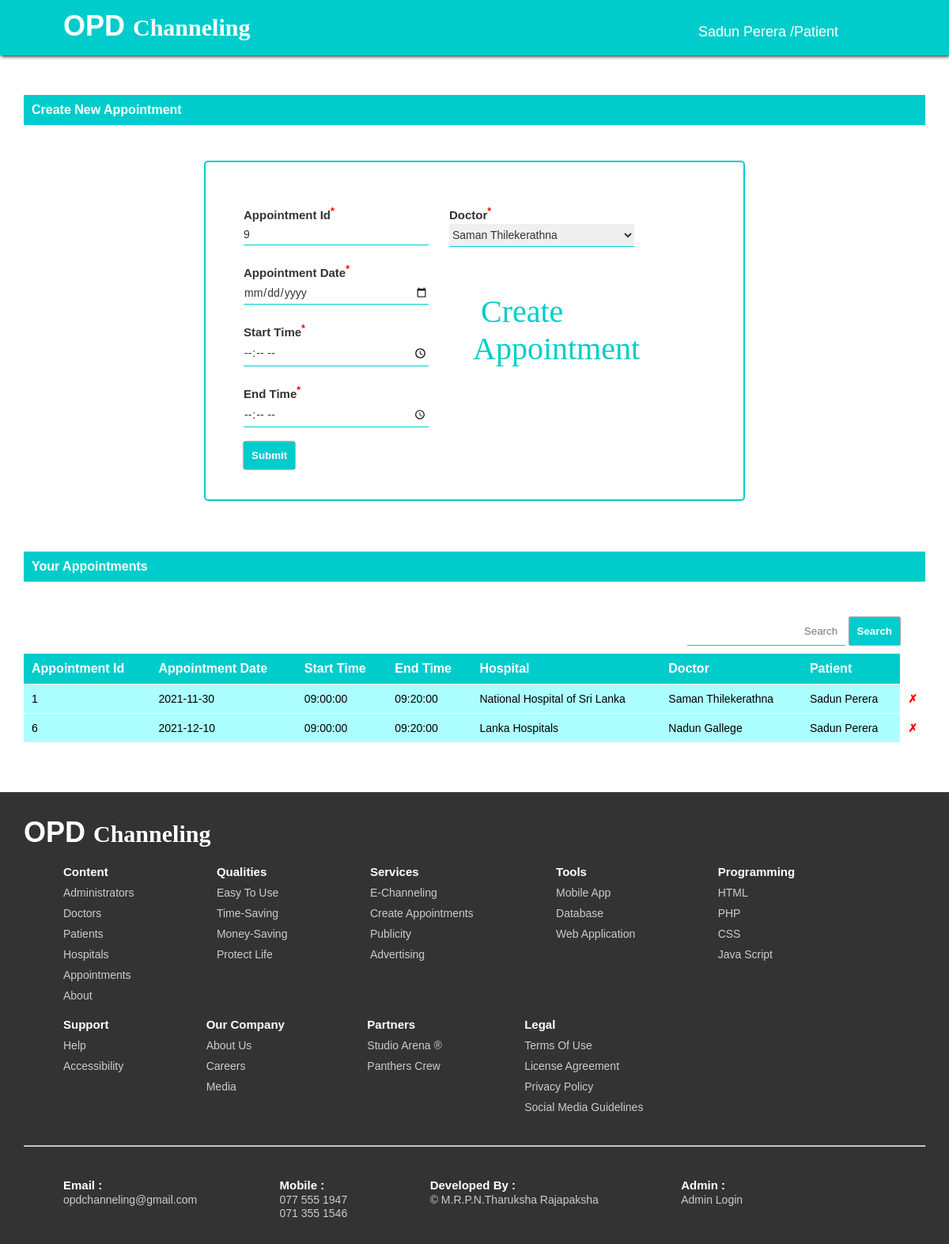
/pp_patient_dashboard.php (signed in), run on the app's committed database.
### tables this page shows
CREATE TABLE `patient` (
  `patient_id` int NOT NULL AUTO_INCREMENT,
  `patient_name` varchar(45) NOT NULL,
  `patient_nic` varchar(20) NOT NULL,
  `patient_dob` date NOT NULL,
  `patient_address` varchar(100) DEFAULT NULL,
  `patient_contact_no` varchar(10) NOT NULL,
  `patient_password` varchar(25) NOT NULL,
  `patient_status` tinyint NOT NULL DEFAULT '1',
  PRIMARY KEY (`patient_id`),
  UNIQUE KEY `patient_id_UNIQUE` (`patient_id`),
  UNIQUE KEY `patient_nic_UNIQUE` (`patient_nic`)
);

CREATE TABLE `appointment` (
  `appointment_id` int NOT NULL AUTO_INCREMENT,
  `appointment_date` date NOT NULL,
  `appointment_start_time` time NOT NULL,
  `appointment_end_time` time NOT NULL,
  `doctor_id` int NOT NULL,
  `patient_id` int NOT NULL,
  `appointment_status` tinyint NOT NULL DEFAULT '1',
  PRIMARY KEY (`appointment_id`),
  UNIQUE KEY `appointment_id_UNIQUE` (`appointment_id`),
  KEY `fk_appointment_doctor1_idx` (`doctor_id`),
  KEY `fk_appointment_patient1_idx` (`patient_id`),
  CONSTRAINT `fk_appointment_doctor1` FOREIGN KEY (`doctor_id`) REFERENCES `doctor` (`doctor_id`),
  CONSTRAINT `fk_appointment_patient1` FOREIGN KEY (`patient_id`) REFERENCES `patient` (`patient_id`)
);

CREATE TABLE `hospital` (
  `hospital_id` int NOT NULL AUTO_INCREMENT,
  `hospital_name` varchar(120) NOT NULL,
  `hospital_city` varchar(30) NOT NULL,
  `hospital_contact_no` varchar(10) NOT NULL,
  `hospital_status` tinyint NOT NULL DEFAULT '1',
  PRIMARY KEY (`hospital_id`),
  UNIQUE KEY `hospital_id_UNIQUE` (`hospital_id`)
);

CREATE TABLE `doctor` (
  `doctor_id` int NOT NULL AUTO_INCREMENT,
  `doctor_name` varchar(45) NOT NULL,
  `doctor_nic` varchar(20) NOT NULL,
  `doctor_contact_no` varchar(10) NOT NULL,
  `doctor_password` varchar(25) NOT NULL,
  `hospital_id` int NOT NULL,
  `doctor_status` tinyint NOT NULL DEFAULT '1',
  PRIMARY KEY (`doctor_id`),
  UNIQUE KEY `doctor_id_UNIQUE` (`doctor_id`),
  UNIQUE KEY `doctor_email_UNIQUE` (`doctor_contact_no`),
  UNIQUE KEY `doctor_nic_UNIQUE` (`doctor_nic`),
  KEY `fk_doctor_hospital_idx` (`hospital_id`),
  CONSTRAINT `fk_doctor_hospital` FOREIGN KEY (`hospital_id`) REFERENCES `hospital` (`hospital_id`)
);

### pp_patient_dashboard.php (the view, shortened to what this page needs)
<!DOCTYPE html>
<?php
include './action/db_connection.php';
$query = "SELECT * FROM appointment ORDER BY appointment_id DESC";
$result = $connection->query($query);
$appointmentId = 1;
if ($result->num_rows > 0) {
    $row = $result->fetch_assoc();
    $appointmentId = $row["appointment_id"]+1;
}
?>
<html>
    <head>
        <link rel="stylesheet" type="text/css" href="css/index_style.css"/>
        <link rel="stylesheet" type="text/css" href="css/dashboard_style.css"/>
        <?php
        $keywordAppointment = "";
        $msgAppointment = "";
        ?>
    </head>
    <body onload="header();">
        <?php include './pp_header.php'; ?>
        <div class="dashboard-container">
            <table>
                <tr>
                    <th>Create New Appointment</th>
                </tr>
            </table>
            <br><br><br>
            <div class="dashboard-child-container">
                <form method="post" action="action/pp_appointment_creator.php">
                <div class="column">
                    <p>Appointment Id<sup>*</sup></p>
                    <input type="text" name="id" id="id" value="<?php echo $appointmentId; ?>" placeholder="Appointment Id" readonly/>
                    <p>Appointment Date<sup>*</sup></p>
                    <input type="date" name="date" id="date" placeholder="Date"/>
                    <p>Start Time<sup>*</sup></p>
                    <input type="time" name="startTime" id="startTime" placeholder="Start Time"/>
                    <p>End Time<sup>*</sup></p>
                    <input type="time" name="endTime" id="endTime" placeholder="End Time"/>
                    <button>Submit</button><label><?php echo $msgAppointment; ?></label>
                </div>
                <div class="column">
                    <p>Doctor<sup>*</sup></p>
                    <select name="doctorId" id="doctorId">
                        <?php
                        $query = "SELECT * FROM doctor WHERE doctor_status = 1";
                        $result = $connection->query($query);
                        if ($result->num_rows > 0) {
                            while ($row = $result->fetch_assoc()) {
                                ?>
                                <option value="<?php echo $row["doctor_id"]; ?>"><?php echo $row["doctor_name"]; ?></option>
                            <?php }
                        }
                        ?>
                    </select>
                    <label class="animi">Create<br>Appointment</label>
                </div>
            </form>
                </div>
            <br><br><br>
            <table>
                <tr>
                    <th>Your Appointments</th>
                </tr>
            </table>
            <br><br><br>
            <form method="get" action="pp_patient_dashboard.php">
                <input type="text" name="searchAppointment" id="searchAppointment" value="<?php echo $keywordAppointment; ?>" placeholder="Search"/>
                <button>Search</button>
            </form>
            <table>
                <tr>
                    <th>Appointment Id</th>
                    <th>Appointment Date</th>
                    <th>Start Time</th>
                    <th>End Time</th>
                    <th>Hospital</th>
                    <th>Doctor</th>
                    <th>Patient</th>
                </tr>
                <?php
                $query = "SELECT * FROM appointment INNER JOIN doctor INNER JOIN patient INNER JOIN hospital "
                        . "ON appointment.doctor_id = doctor.doctor_id AND appointment.patient_id = patient.patient_id AND doctor.hospital_id = hospital.hospital_id "
                        . "WHERE (appointment_id LIKE '%" . $keywordAppointment . "%' OR appointment_date LIKE '%" . $keywordAppointment . "%' "
                        . "OR doctor_name LIKE '%" . $keywordAppointment . "%' OR hospital_name LIKE '%" . $keywordAppointment . "%') "
                        . " AND patient.patient_id = '".$activePatientId."' AND appointment_status = '1'";
                $result = $connection->query($query);
                if ($result->num_rows > 0) {
                    while ($row = $result->fetch_assoc()) {
                        ?>
                        <tr class="dashboard-content">
                            <td><?php echo $row["appointment_id"]; ?></td>
                            <td><?php echo $row["appointment_date"]; ?></td>
                            <td><?php echo $row["appointment_start_time"]; ?></td>
                            <td><?php echo $row["appointment_end_time"]; ?></td>
                            <td><?php echo $row["hospital_name"]; ?></td>
                            <td><?php echo $row["doctor_name"]; ?></td>
                            <td><?php echo $row["patient_name"]; ?></td>
                            <td class="remove"><a href="action/pp_appointment_remove.php?id=<?php echo $row["appointment_id"]; ?>">&cross;</a></td>
                        </tr>
                        <?php
                    }
                }
                ?>
            </table>
        </div>
        <br><br><br><br>
        <?php include './index_footer.php'; ?>
    </body>
</html>

### pp_header.php (shortened to what this page needs)
<!DOCTYPE html>
<?php
include './action/db_connection.php';
$activePatientName = "";
if (isset($_SESSION["patient_is_login"]) && isset($_SESSION["activePatientId"]) && $_SESSION["patient_is_login"] == true) {
    $activePatientId = $_SESSION["activePatientId"];
    $query = "SELECT * FROM patient WHERE patient_id = '" . $activePatientId . "'";
    $result = $connection->query($query);
    if ($result->num_rows > 0) {
        $row = $result->fetch_assoc();
        $activePatientId = $row["patient_id"];
        $activePatientName = $row["patient_name"];
    }
}else {
    header("Location: index.php?msgPatient=Login First !");
    die();
}
?>
<html>
    <head>
        <link rel="stylesheet" type="text/css" href="css/index_headerfooter_style.css"/>
    </head>
    <body>
        <header>
            <nav>
                <div class="header-container">
                    <p><a href="index.php">OPD&nbsp<span>Channeling</span></a></p>
                    <ul>
                        <li class="account"><?php echo $activePatientName; ?>&nbsp;/Patient
                        </li>
                    </ul>
                </div>
            </nav>
        </header>
        <?php
        include './pp_patient_profile.php';
        ?>
    </body>
</html>

### css/dashboard_style.css (style rules this page uses)
.dashboard-container { width: 100%; height: 100%; top: 80px; padding: 30px 30px; display: block; }
.dashboard-container button { padding: 10px; color: white; font-weight: bold; background-color: #00cccc; border: none; outline: none; box-shadow: 0px 0px 2px #000000; cursor: pointer; }
.dashboard-container form { right: 32px; float: right; }
.dashboard-container form input { width: 200px; padding: 10px; text-align: right; border: none; border-bottom: 1px solid #00cccc; outline: none; }
.dashboard-container table { width: 100%; top: 10px; border-collapse: collapse; }
.dashboard-container table tr { border-bottom: 1px solid white; }
.dashboard-container table tr th { color: white; text-align: left; padding: 10px; background-color: #00cccc; }
.dashboard-content td { padding: 10px; font-size: 14px; text-align: left; text-transform: none; background-color: #adffff; }
.dashboard-content .remove { width: 10px; color: red; font-weight: bolder; text-align: center; background-color: white; }
.dashboard-content a { text-decoration: none; color: red; cursor: pointer; }
.dashboard-child-container { width: 60%; height: 430px; padding: 30px; border-radius: 5px; margin: auto; border: 2px solid #00cccc; }
.dashboard-child-container p { margin: 0; font-size: 20px; font-weight: bold; }
.dashboard-child-container form { float: none; padding: 10px 50px;; }
.dashboard-child-container .column { width: 50%; display: table; float: left; }
.dashboard-child-container form p { top: 10px; margin: 5px 0; color: #333333; font-size: 15px; }
.dashboard-child-container form p sup { color: red; }
.dashboard-child-container form input { width: 90%; margin: 8px 0; padding: 5px 0px; color: #333333; font-size: 14px; text-align: left; text-transform: none; border: none; border-bottom: 1px solid #00cccc; outline: none; }
.dashboard-child-container form select { width: 90%; margin: 8px 0; padding: 5px 0px; color: #333333; font-size: 14px; text-align: left; text-transform: none; border: none; border-bottom: 1px solid #00cccc; outline: none; }
.dashboard-child-container form button { top: 10px; padding: 10px; color: white; font-weight: bold; background-color: #00cccc; border: none; border-radius: 3px; box-shadow: 0px 0px 2px #000000; outline: none; float: left; }
.dashboard-child-container label { top: 18px; padding: 10px; color: red; font-size: 12px; text-transform: none; }
.dashboard-child-container label.animi { color: #00cccc; font-family: "Segoe Script"; font-size: 40px; top: 50px; left: 30px; animation-name: animi; animation-duration: 2s; animation-fill-mode: forwards; }

### css/index_headerfooter_style.css (style rules this page uses)
* { margin: 0; padding: 0; font-family: "Arial"; text-transform: capitalize; position: relative; box-sizing: border-box; }
header { width: 100%; height: 100px; position: fixed; font-size: 18px; padding: 20px 0; background-color: transparent; z-index: 799; transition: 0.5s; }
.header-next { width: 100%; height: 70px; position: fixed; font-size: 18px; padding: 0; background-color: #00cccc; box-shadow: 1px 1px 5px #000000; z-index: 799; }
.header-container p { top: 12px; left: 80px; position: absolute; color: white; font-size: 36px; font-weight: bold; font-family: "Calibri"; }
.header-container p span { font-size: 30px; font-family: "Calibri"; }
.header-container ul { top: 30px; right: 120px; list-style: none; float: right; }
.header-container ul li { display: inline-block; margin: auto 20px; color: white; text-transform: none; cursor: pointer; }
.header-container a { color: white; text-decoration: none; cursor: pointer; }

### data on the page
patient: patient_name "Sadun Perera"
appointment: id "9"
appointment: appointment_id "1", appointment_date "2021-11-30", appointment_start_time "09:00:00", appointment_end_time "09:20:00", hospital.hospital_name "National Hospital of Sri Lanka", doctor.doctor_name "Saman Thilekerathna", patient.patient_name "Sadun Perera"
appointment: appointment_id "6", appointment_date "2021-12-10", appointment_start_time "09:00:00", appointment_end_time "09:20:00", hospital.hospital_name "Lanka Hospitals", doctor.doctor_name "Nadun Gallege", patient.patient_name "Sadun Perera"

### other printed values
form field doctorId "Saman Thilekerathna"
